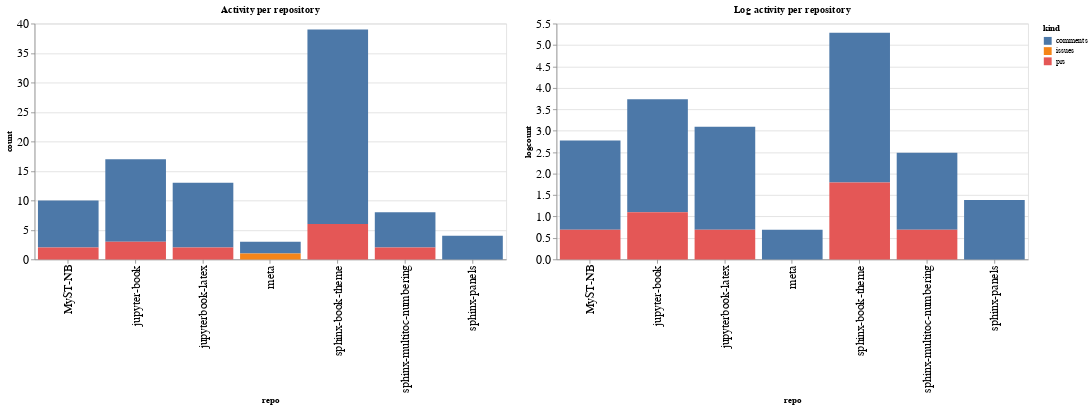

Here is the notebook cell this chart was saved with:
### Code cell
ch1 = alt.Chart(repo_summaries, width=600, title="Activity per repository").mark_bar().encode(
    x='repo',
    y='count',
    color='kind',
    tooltip="kind"
)

ch2 = alt.Chart(repo_summaries, width=600, title="Log activity per repository").mark_bar().encode(
    x='repo',
    y='logcount',
    color='kind',
    tooltip="kind"
)

ch1 | ch2

### Figure 1 — Vega-Lite specification as saved in the notebook (floating-point values rounded to 4 significant figures)
{"config": {"axisLeft": {"labelFontSize": 15}, "axisBottom": {"labelFontSize": 15}}, "hconcat": [{"mark": "bar", "encoding": {"color": {"type": "nominal", "field": "kind"}, "tooltip": {"type": "nominal", "field": "kind"}, "x": {"type": "nominal", "field": "repo"}, "y": {"type": "quantitative", "field": "count"}}, "title": "Activity per repository", "width": 600}, {"mark": "bar", "encoding": {"color": {"type": "nominal", "field": "kind"}, "tooltip": {"type": "nominal", "field": "kind"}, "x": {"type": "nominal", "field": "repo"}, "y": {"type": "quantitative", "field": "logcount"}}, "title": "Log activity per repository", "width": 600}], "data": {"name": "data-d9b64635c5bda7a27d9a5fe89b126579"}, "$schema": "https://vega.github.io/schema/vega-lite/v4.8.1.json", "datasets": {"data-d9b64635c5bda7a27d9a5fe89b126579": [{"repo": "MyST-NB", "kind": "comments", "count": 8, "logcount": 2.079}, {"repo": "MyST-NB", "kind": "prs", "count": 2, "logcount": 0.6931}, {"repo": "jupyter-book", "kind": "comments", "count": 14, "logcount": 2.639}, {"repo": "jupyter-book", "kind": "prs", "count": 3, "logcount": 1.099}, {"repo": "jupyterbook-latex", "kind": "comments", "count": 11, "logcount": 2.398}, {"repo": "jupyterbook-latex", "kind": "prs", "count": 2, "logcount": 0.6931}, {"repo": "meta", "kind": "comments", "count": 2, "logcount": 0.6931}, {"repo": "meta", "kind": "issues", "count": 1, "logcount": 0.0}, {"repo": "sphinx-book-theme", "kind": "comments", "count": 33, "logcount": 3.497}, {"repo": "sphinx-book-theme", "kind": "prs", "count": 6, "logcount": 1.792}, {"repo": "sphinx-multitoc-numbering", "kind": "comments", "count": 6, "logcount": 1.792}, {"repo": "sphinx-multitoc-numbering", "kind": "prs", "count": 2, "logcount": 0.6931}, {"repo": "sphinx-panels", "kind": "comments", "count": 4, "logcount": 1.386}]}}
